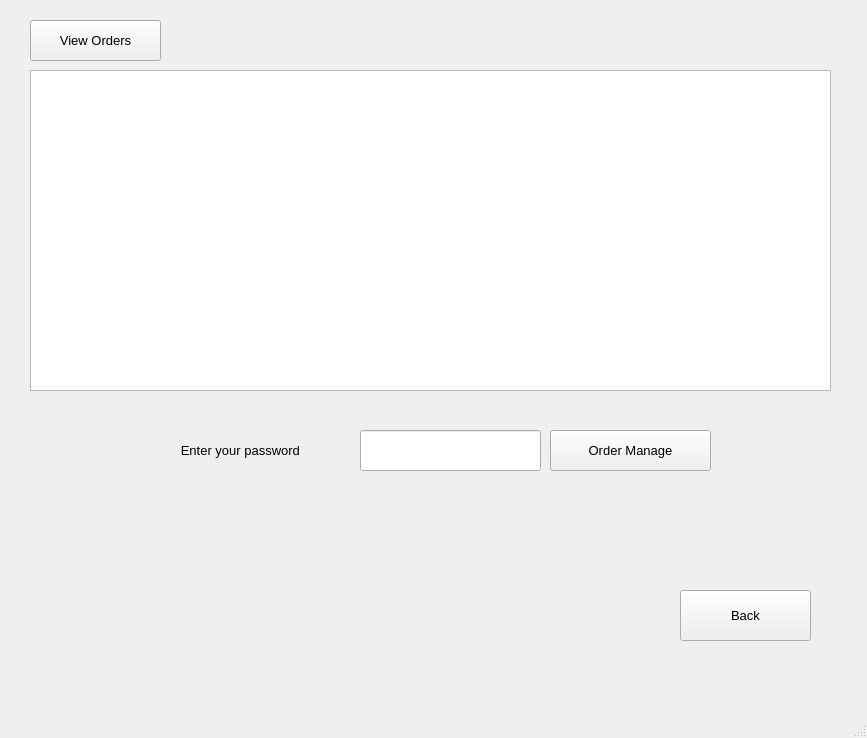
<?xml version="1.0" encoding="UTF-8"?>
<ui version="4.0">
 <class>MainWindow</class>
 <widget class="QMainWindow" name="MainWindow">
  <property name="geometry">
   <rect>
    <x>0</x>
    <y>0</y>
    <width>867</width>
    <height>738</height>
   </rect>
  </property>
  <property name="windowTitle">
   <string>MainWindow</string>
  </property>
  <widget class="QWidget" name="centralwidget">
   <widget class="QLineEdit" name="lineEdit">
    <property name="geometry">
     <rect>
      <x>360</x>
      <y>430</y>
      <width>181</width>
      <height>41</height>
     </rect>
    </property>
    <property name="font">
     <font>
      <pointsize>10</pointsize>
     </font>
    </property>
    <property name="inputMethodHints">
     <set>Qt::ImhNone</set>
    </property>
   </widget>
   <widget class="QPushButton" name="pushButton_4">
    <property name="geometry">
     <rect>
      <x>30</x>
      <y>20</y>
      <width>131</width>
      <height>41</height>
     </rect>
    </property>
    <property name="font">
     <font>
      <pointsize>10</pointsize>
     </font>
    </property>
    <property name="text">
     <string>View Orders</string>
    </property>
   </widget>
   <widget class="QPushButton" name="pushButton_2">
    <property name="geometry">
     <rect>
      <x>680</x>
      <y>590</y>
      <width>131</width>
      <height>51</height>
     </rect>
    </property>
    <property name="font">
     <font>
      <pointsize>10</pointsize>
     </font>
    </property>
    <property name="text">
     <string>Back</string>
    </property>
   </widget>
   <widget class="QPushButton" name="pushButton_5">
    <property name="geometry">
     <rect>
      <x>550</x>
      <y>430</y>
      <width>161</width>
      <height>41</height>
     </rect>
    </property>
    <property name="font">
     <font>
      <pointsize>10</pointsize>
     </font>
    </property>
    <property name="text">
     <string>Order Manage</string>
    </property>
   </widget>
   <widget class="QTableWidget" name="tableWidget">
    <property name="geometry">
     <rect>
      <x>30</x>
      <y>70</y>
      <width>801</width>
      <height>321</height>
     </rect>
    </property>
    <property name="font">
     <font>
      <weight>50</weight>
      <bold>false</bold>
     </font>
    </property>
   </widget>
   <widget class="QLabel" name="label">
    <property name="geometry">
     <rect>
      <x>170</x>
      <y>430</y>
      <width>181</width>
      <height>41</height>
     </rect>
    </property>
    <property name="font">
     <font>
      <pointsize>10</pointsize>
     </font>
    </property>
    <property name="autoFillBackground">
     <bool>true</bool>
    </property>
    <property name="text">
     <string>   Enter your password</string>
    </property>
    <property name="textFormat">
     <enum>Qt::AutoText</enum>
    </property>
    <property name="scaledContents">
     <bool>false</bool>
    </property>
   </widget>
   <widget class="QLabel" name="label_2">
    <property name="geometry">
     <rect>
      <x>0</x>
      <y>0</y>
      <width>861</width>
      <height>731</height>
     </rect>
    </property>
    <property name="text">
     <string/>
    </property>
    <property name="pixmap">
     <pixmap>360_F_225937425_qKwfa5FFOnWahx4WyPyBdZFkODQyOx95.jpg</pixmap>
    </property>
    <property name="scaledContents">
     <bool>true</bool>
    </property>
   </widget>
   <zorder>label_2</zorder>
   <zorder>lineEdit</zorder>
   <zorder>pushButton_4</zorder>
   <zorder>pushButton_2</zorder>
   <zorder>pushButton_5</zorder>
   <zorder>tableWidget</zorder>
   <zorder>label</zorder>
  </widget>
  <widget class="QMenuBar" name="menubar">
   <property name="geometry">
    <rect>
     <x>0</x>
     <y>0</y>
     <width>867</width>
     <height>26</height>
    </rect>
   </property>
  </widget>
  <widget class="QStatusBar" name="statusbar"/>
 </widget>
 <resources/>
 <connections/>
</ui>
